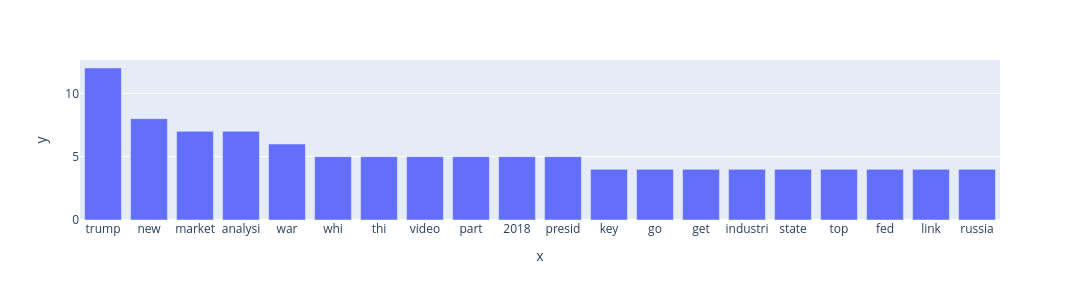

Write notebook code for a chart like this one.
### Code cell
px.bar(x=word_freq["fake"].keys(), y=word_freq["fake"].values(), width=1080, height=300)

### Figure 1 — Plotly figure (JSON) as saved in the notebook; plotly's stock layout.template omitted (floating-point values rounded to 4 significant figures)
{"data": [{"hovertemplate": "x=%{x}<br>y=%{y}<extra></extra>", "legendgroup": "", "marker": {"color": "#636efa", "pattern": {"shape": ""}}, "name": "", "orientation": "v", "showlegend": false, "textposition": "auto", "type": "bar", "x": ["trump", "new", "market", "analysi", "war", "whi", "thi", "video", "part", "2018", "presid", "key", "go", "get", "industri", "state", "top", "fed", "link", "russia"], "xaxis": "x", "y": [12, 8, 7, 7, 6, 5, 5, 5, 5, 5, 5, 4, 4, 4, 4, 4, 4, 4, 4, 4], "yaxis": "y"}], "layout": {"barmode": "relative", "height": 300, "legend": {"tracegroupgap": 0}, "margin": {"t": 60}, "width": 1080, "xaxis": {"anchor": "y", "domain": [0, 1], "title": {"text": "x"}}, "yaxis": {"anchor": "x", "domain": [0, 1], "title": {"text": "y"}}}}
